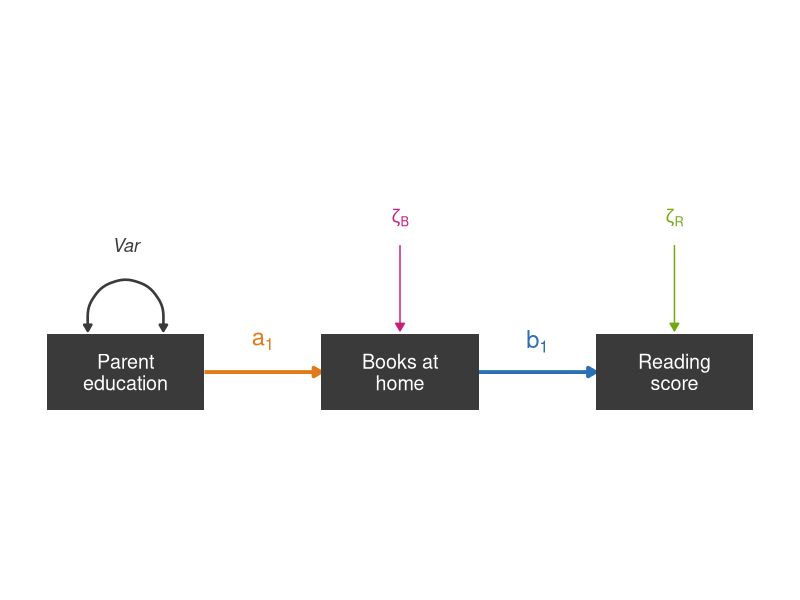
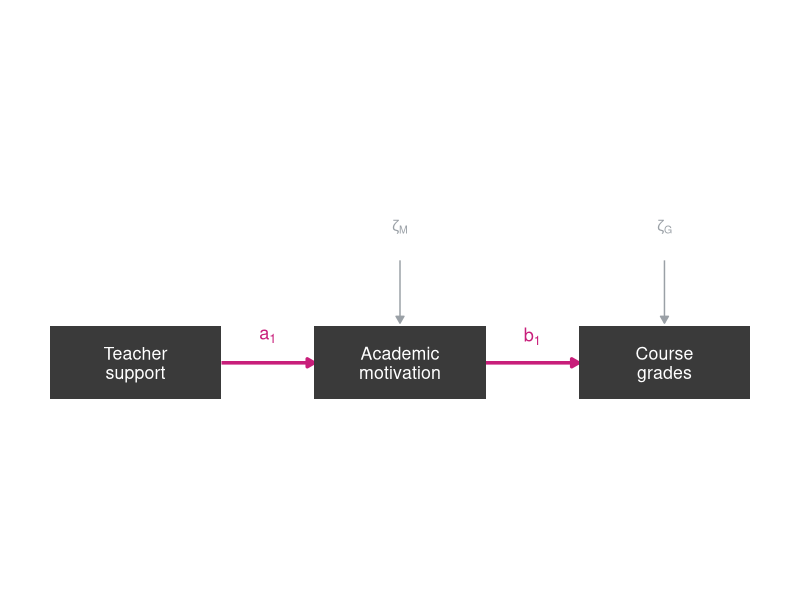
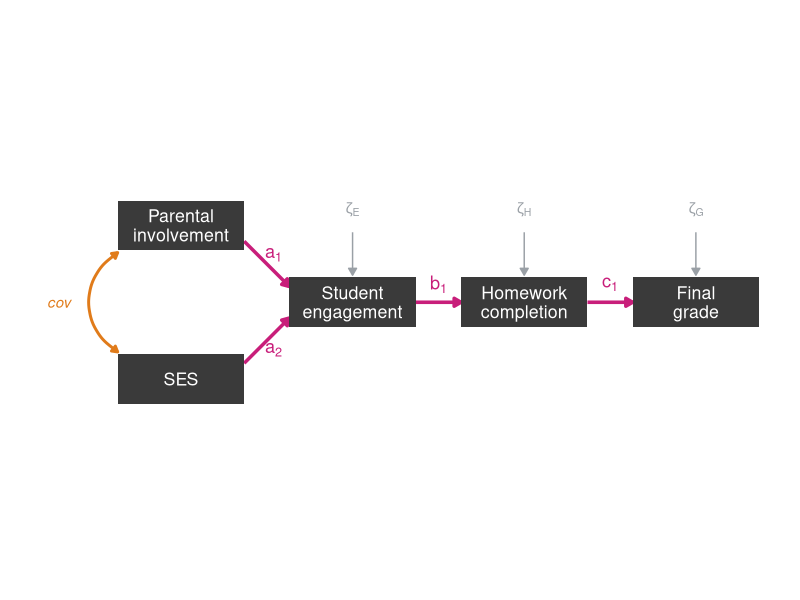
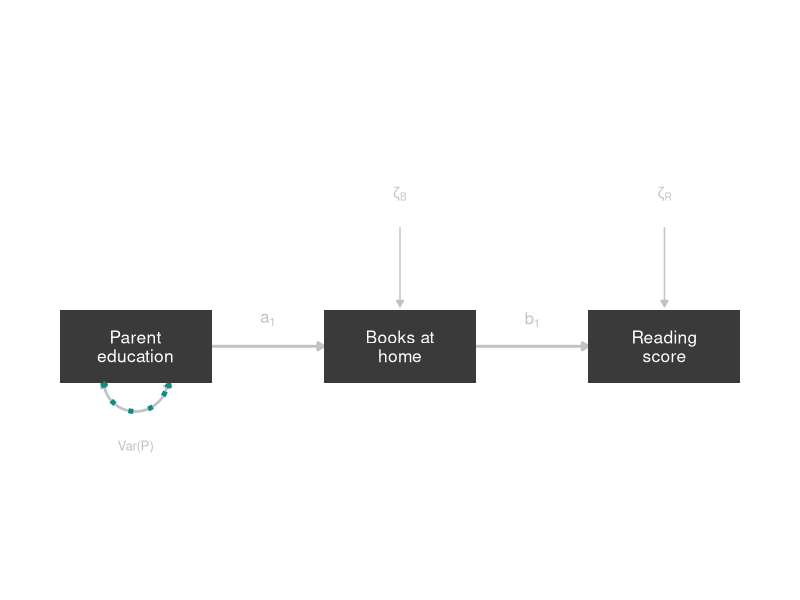
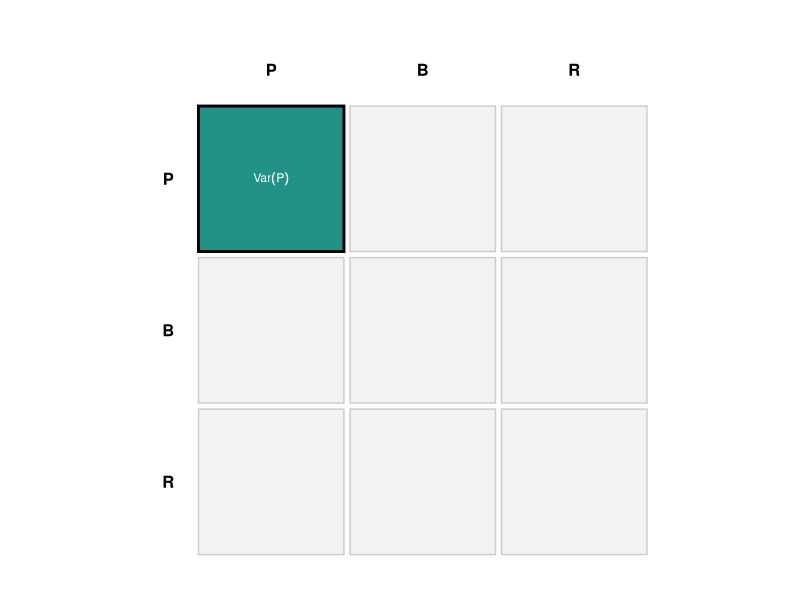
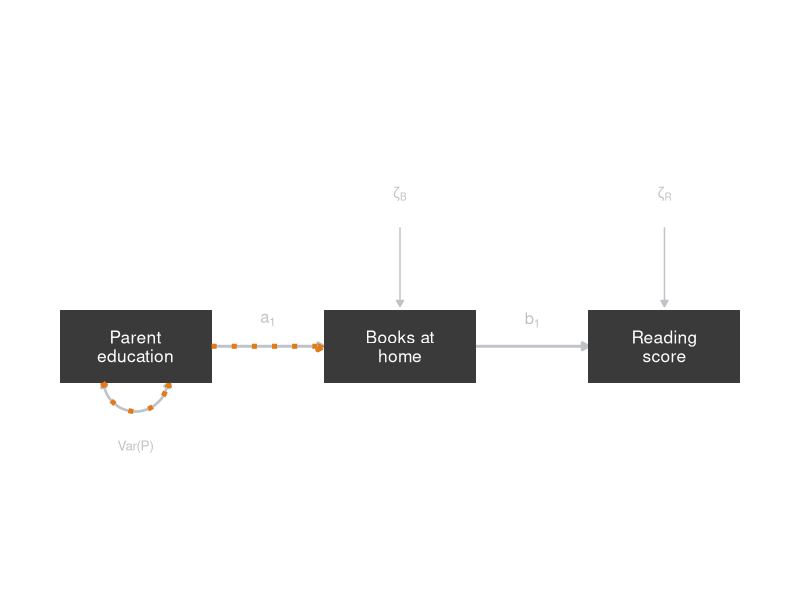
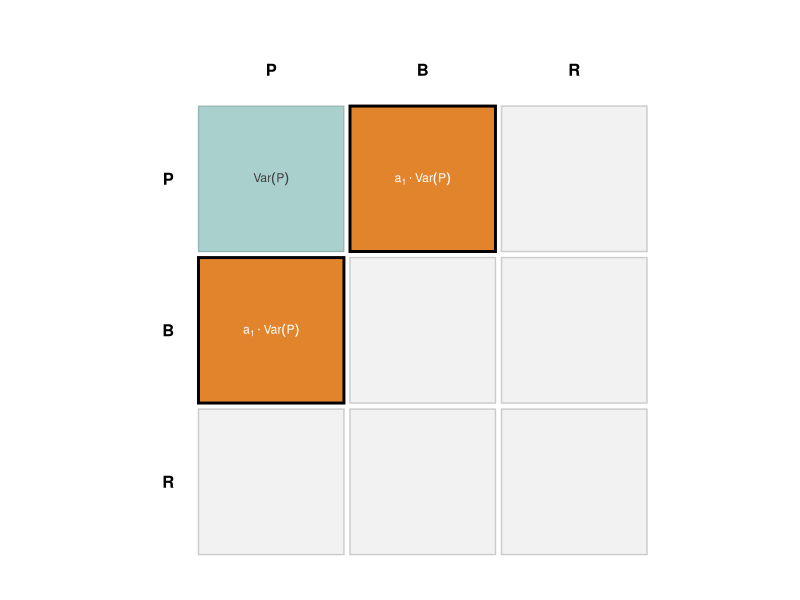
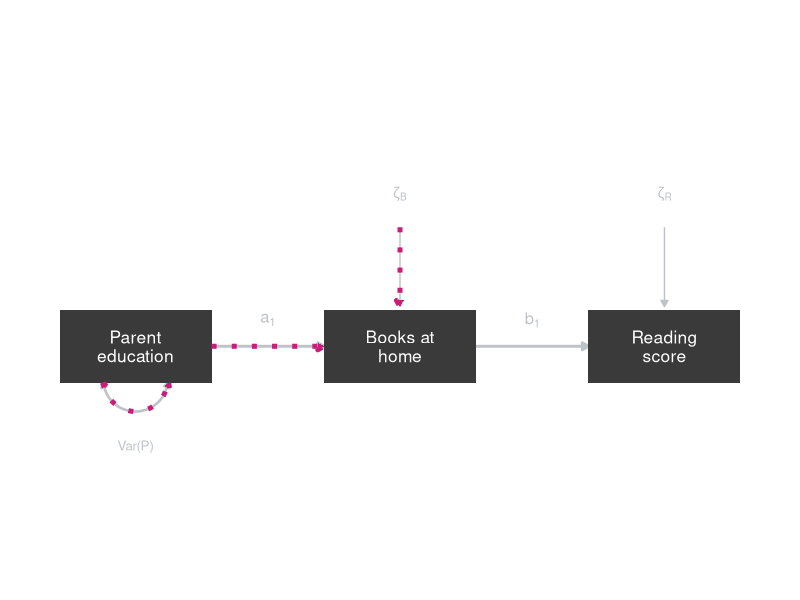

Recreate these plots in R, in order.
## ---- chunk 1
#| echo: false
#| fig-width: 6.5
#| fig-height: 4.8
library(ggplot2)

oNG <- "#E07B1A"; BLU <- "#2C6FB5"; MAG <- "#C81E7A"; LIM <- "#6FA80F"; dk <- "#3A3A3A"
ar <- grid::arrow(length = grid::unit(0.22, "cm"), type = "closed")
ar2 <- grid::arrow(length = grid::unit(0.18, "cm"), ends = "both", type = "closed")

circle <- function(x, y, r = 0.5) {
  t <- seq(0, 2 * pi, length.out = 60)
  data.frame(x = x + r * cos(t), y = y + r * sin(t))
}
box <- function(x, label) list(
  annotate("rect", xmin = x - 1.15, xmax = x + 1.15, ymin = -0.55, ymax = 0.55, fill = dk),
  annotate("text", x = x, y = 0, label = label, colour = "white", size = 5, lineheight = 0.9)
)

ggplot() +
  # path a1: ParentEd -> Books (orange)
  annotate("segment", x = 1.15, xend = 2.85, y = 0, yend = 0, colour = oNG, linewidth = 1.3, arrow = ar) +
  annotate("text", x = 2, y = 0.45, label = "a[1]", parse = TRUE, colour = oNG, size = 6, fontface = "italic") +
  # path b1: Books -> Reading (blue)
  annotate("segment", x = 5.15, xend = 6.85, y = 0, yend = 0, colour = BLU, linewidth = 1.3, arrow = ar) +
  annotate("text", x = 6, y = 0.45, label = "b[1]", parse = TRUE, colour = BLU, size = 6, fontface = "italic") +
  # variance of exogenous Parent education (self-loop)
  annotate("curve", x = -0.55, y = 0.6, xend = 0.55, yend = 0.6,
           colour = dk, linewidth = 0.9, curvature = -1.4, arrow = ar2) +
  annotate("text", x = 0, y = 1.85, label = "Var", colour = dk, size = 4.6, fontface = "italic") +
  # disturbance zeta_B on Books (magenta)
  annotate("segment", x = 4, xend = 4, y = 1.85, yend = 0.6, colour = MAG, arrow = ar) +
  annotate("text", x = 4, y = 2.25, label = "zeta[B]", parse = TRUE, colour = MAG, size = 4.6) +
  # disturbance zeta_R on Reading (lime)
  annotate("segment", x = 8, xend = 8, y = 1.85, yend = 0.6, colour = LIM, arrow = ar) +
  annotate("text", x = 8, y = 2.25, label = "zeta[R]", parse = TRUE, colour = LIM, size = 4.6) +
  # measured variables
  box(0, "Parent\neducation") + box(4, "Books at\nhome") + box(8, "Reading\nscore") +
  coord_equal(clip = "off") +
  expand_limits(x = c(-1.3, 9.3), y = c(-0.9, 3)) +
  theme_void()
## ---- chunk 2
#| include: false
library(ggplot2)

dk <- "#3A3A3A"; MAG <- "#C81E7A"; ORG <- "#E07B1A"; GRY <- "#9AA0A6"
AR  <- grid::arrow(length = grid::unit(0.20, "cm"), type = "closed")
AR2 <- grid::arrow(length = grid::unit(0.16, "cm"), ends = "both", type = "closed")

ecirc <- function(x, y, r = 0.45) {
  t <- seq(0, 2 * pi, length.out = 60)
  data.frame(x = x + r * cos(t), y = y + r * sin(t))
}
node <- function(x, y, label, w = 2.6, h = 1.1) list(
  annotate("rect", xmin = x - w/2, xmax = x + w/2, ymin = y - h/2, ymax = y + h/2, fill = dk),
  annotate("text", x = x, y = y, label = label, colour = "white", size = 4.5, lineheight = 0.9)
)
path <- function(x1, y1, x2, y2) annotate("segment", x = x1, y = y1, xend = x2, yend = y2,
                                          colour = MAG, linewidth = 1.2, arrow = AR)
plab <- function(x, y, label) annotate("text", x = x, y = y, label = label, parse = TRUE,
                                       colour = MAG, size = 4.6, fontface = "italic")
dist <- function(x, ycirc, ytarget, label) list(
  annotate("segment", x = x, y = ycirc - 0.45, xend = x, yend = ytarget, colour = GRY, arrow = AR),
  annotate("text", x = x, y = ycirc + 0.05, label = label, parse = TRUE, colour = GRY, size = 3.8)
)
canvas <- list(coord_equal(clip = "off"), theme_void())
## ---- chunk 3
#| echo: false
#| fig-width: 8
#| fig-height: 2.4
ggplot() +
  path(1.3, 0, 2.7, 0) +
  path(5.3, 0, 6.7, 0) +
  plab(2, 0.4, "a[1]") +
  plab(6, 0.4, "b[1]") +
  dist(4, 2.0, 0.6, "zeta[M]") +
  dist(8, 2.0, 0.6, "zeta[G]") +
  node(0, 0, "Teacher\nsupport") +
  node(4, 0, "Academic\nmotivation") +
  node(8, 0, "Course\ngrades") +
  canvas +
  expand_limits(x = c(-1.5, 9.5), y = c(-0.7, 2.6))
## ---- chunk 4
#| echo: false
#| fig-width: 9.5
#| fig-height: 3.0
ggplot() +
  annotate("curve", x = -1.4, y = 1.1, xend = -1.4, yend = -1.1,
           colour = ORG, linewidth = 1, curvature = 0.6, arrow = AR2) +
  annotate("text", x = -2.7, y = 0, label = "cov", colour = ORG, size = 3.8, fontface = "italic") +
  path(1.4, 1.35, 2.4, 0.35) +
  path(1.4, -1.35, 2.4, -0.35) +
  path(5.2, 0, 6.2, 0) +
  path(9.0, 0, 10.0, 0) +
  plab(2.05, 1.05, "a[1]") +
  plab(2.05, -1.05, "a[2]") +
  plab(5.7, 0.4, "b[1]") +
  plab(9.5, 0.4, "c[1]") +
  dist(3.8, 2.0, 0.6, "zeta[E]") +
  dist(7.6, 2.0, 0.6, "zeta[H]") +
  dist(11.4, 2.0, 0.6, "zeta[G]") +
  node(0, 1.7, "Parental\ninvolvement", w = 2.8) +
  node(0, -1.7, "SES", w = 2.8) +
  node(3.8, 0, "Student\nengagement", w = 2.8) +
  node(7.6, 0, "Homework\ncompletion", w = 2.8) +
  node(11.4, 0, "Final\ngrade", w = 2.8) +
  canvas +
  expand_limits(x = c(-3.2, 12.9), y = c(-2.5, 2.6))
## ---- chunk 5
#| include: false
library(ggplot2)

## one colour per matrix cell
c_pp <- "#128A7D"; c_pb <- "#E07B1A"; c_bb <- "#C81E7A"
c_pr <- "#2C6FB5"; c_br <- "#7A3FA0"; c_rr <- "#6FA80F"
BASE <- "#BFC3C7"; DK <- "#3A3A3A"

AR <- grid::arrow(length = grid::unit(0.18, "cm"), type = "closed")
AR2 <- grid::arrow(length = grid::unit(0.14, "cm"), ends = "both", type = "closed")

# Var(ParentEd) self-loop, below the ParentEd box
p_varloop <- function(col, lty, lwd) annotate("curve", x = -0.5, y = -0.55, xend = 0.5, yend = -0.55,
                                              curvature = 0.9, colour = col, linewidth = lwd,
                                              linetype = lty, arrow = AR2)

ecirc <- function(x, y, r = 0.5) {
  t <- seq(0, 2 * pi, length.out = 60)
  data.frame(x = x + r * cos(t), y = y + r * sin(t))
}
nodebox <- function(x, label) list(
  annotate("rect", xmin = x - 1.15, xmax = x + 1.15, ymin = -0.55, ymax = 0.55, fill = DK),
  annotate("text", x = x, y = 0, label = label, colour = "white", size = 4.4, lineheight = 0.9)
)
base_model <- function() list(
  annotate("segment", x = 1.15, xend = 2.85, y = 0, yend = 0, colour = BASE, linewidth = 1, arrow = AR),
  annotate("segment", x = 5.15, xend = 6.85, y = 0, yend = 0, colour = BASE, linewidth = 1, arrow = AR),
  annotate("text", x = 2, y = 0.4, label = "a[1]", parse = TRUE, colour = BASE, size = 4.2),
  annotate("text", x = 6, y = 0.4, label = "b[1]", parse = TRUE, colour = BASE, size = 4.2),
  annotate("segment", x = 4, xend = 4, y = 1.8, yend = 0.6, colour = BASE, arrow = AR),
  annotate("segment", x = 8, xend = 8, y = 1.8, yend = 0.6, colour = BASE, arrow = AR),
  annotate("text", x = 4, y = 2.3, label = "zeta[B]", parse = TRUE, colour = BASE, size = 3.6),
  annotate("text", x = 8, y = 2.3, label = "zeta[R]", parse = TRUE, colour = BASE, size = 3.6),
  p_varloop(BASE, "solid", 0.9),
  annotate("text", x = 0, y = -1.5, label = "Var(P)", colour = BASE, size = 3.4),
  nodebox(0, "Parent\neducation"), nodebox(4, "Books at\nhome"), nodebox(8, "Reading\nscore")
)
trace_edge <- function(e, col) annotate("segment", x = e[1], y = e[2], xend = e[3], yend = e[4],
                                        colour = col, linewidth = 1.7, linetype = "dotted", arrow = AR)
NODEPOS <- list(P = c(0, 0), B = c(4, 0), R = c(8, 0), zB = c(4, 2.3), zR = c(8, 2.3))
node_hi <- function(key, col) {
  if (key == "P") return(p_varloop(col, "dotted", 1.7))
  p <- NODEPOS[[key]]
  if (key %in% c("B", "R")) {
    annotate("rect", xmin = p[1] - 1.28, xmax = p[1] + 1.28, ymin = -0.68, ymax = 0.68,
             fill = NA, colour = col, linewidth = 1.3, linetype = "dotted")
  } else {
    # disturbance node: its arrow is already highlighted via trace_edge, no ring (no circles on disturbances)
    NULL
  }
}

STEPS <- list(
  list(cells = list(c(1,1)), expr = "Var(P)", col = c_pp, edges = list(), hi = c("P")),
  list(cells = list(c(1,2), c(2,1)), expr = "a[1] %.% Var(P)", col = c_pb,
       edges = list(c(1.15,0,2.85,0)), hi = c("P")),
  list(cells = list(c(2,2)), expr = "atop(a[1]^2 %.% Var(P), +~Var(zeta[B]))", col = c_bb,
       edges = list(c(1.15,0,2.85,0), c(4,1.8,4,0.6)), hi = c("P","zB")),
  list(cells = list(c(1,3), c(3,1)), expr = "a[1] %.% b[1] %.% Var(P)", col = c_pr,
       edges = list(c(1.15,0,2.85,0), c(5.15,0,6.85,0)), hi = c("P")),
  list(cells = list(c(2,3), c(3,2)), expr = "b[1] %.% Var(B)", col = c_br,
       edges = list(c(5.15,0,6.85,0)), hi = c("B")),
  list(cells = list(c(3,3)), expr = "atop(b[1]^2 %.% Var(B), +~Var(zeta[R]))", col = c_rr,
       edges = list(c(5.15,0,6.85,0), c(8,1.8,8,0.6)), hi = c("B","zR"))
)

diagram <- function(i) {
  st <- STEPS[[i]]
  g <- ggplot() + base_model()
  for (e in st$edges) g <- g + trace_edge(e, st$col)
  for (h in st$hi) g <- g + node_hi(h, st$col)
  g + coord_equal(clip = "off") + theme_void() +
    expand_limits(x = c(-1.5, 9.5), y = c(-1.7, 3.1))
}

covmat <- function(i) {
  labs <- c("P", "B", "R")
  g <- ggplot()
  for (r in 1:3) for (cc in 1:3) {
    g <- g + annotate("rect", xmin = cc - 0.48, xmax = cc + 0.48,
                      ymin = (4 - r) - 0.48, ymax = (4 - r) + 0.48,
                      fill = "grey95", colour = "grey80")
  }
  for (s in seq_len(i)) {
    st <- STEPS[[s]]; emph <- (s == i)
    for (cell in st$cells) {
      rr <- cell[1]; ccx <- cell[2]
      g <- g +
        annotate("rect", xmin = ccx - 0.48, xmax = ccx + 0.48,
                 ymin = (4 - rr) - 0.48, ymax = (4 - rr) + 0.48,
                 fill = st$col, alpha = if (emph) 0.92 else 0.32,
                 colour = if (emph) "black" else NA, linewidth = if (emph) 1 else 0) +
        annotate("text", x = ccx, y = (4 - rr), label = st$expr, parse = TRUE,
                 colour = if (emph) "white" else "grey25", size = 3.1, lineheight = 0.9)
    }
  }
  for (k in 1:3) {
    g <- g + annotate("text", x = k, y = 3.72, label = labs[k], fontface = "bold", size = 4.2) +
      annotate("text", x = 0.32, y = 4 - k, label = labs[k], fontface = "bold", size = 4.2)
  }
  g + coord_equal(clip = "off") + theme_void() +
    expand_limits(x = c(0.1, 3.6), y = c(0.4, 4.0))
}
## ---- chunk 6
#| echo: false
#| fig-width: 6
#| fig-height: 3.4
diagram(1)
## ---- chunk 7
#| echo: false
#| fig-width: 4.4
#| fig-height: 4.4
covmat(1)
## ---- chunk 8
#| echo: false
#| fig-width: 6
#| fig-height: 3.4
diagram(2)
## ---- chunk 9
#| echo: false
#| fig-width: 4.4
#| fig-height: 4.4
covmat(2)
## ---- chunk 10
#| echo: false
#| fig-width: 6
#| fig-height: 3.4
diagram(3)
## ---- chunk 11
#| echo: false
#| fig-width: 4.4
#| fig-height: 4.4
covmat(3)
## ---- chunk 12
#| echo: false
#| fig-width: 6
#| fig-height: 3.4
diagram(4)
## ---- chunk 13
#| echo: false
#| fig-width: 4.4
#| fig-height: 4.4
covmat(4)
## ---- chunk 14
#| echo: false
#| fig-width: 6
#| fig-height: 3.4
diagram(5)
## ---- chunk 15
#| echo: false
#| fig-width: 4.4
#| fig-height: 4.4
covmat(5)
## ---- chunk 16
#| echo: false
#| fig-width: 6
#| fig-height: 3.4
diagram(6)
## ---- chunk 17
#| echo: false
#| fig-width: 4.4
#| fig-height: 4.4
covmat(6)
## ---- chunk 18
#| include: false
## Practice model: Support -> Motivation -> Grades (reuses helpers from the Books trace chunk)
base_model2 <- function(col = BASE) list(
  annotate("segment", x = 1.15, xend = 2.85, y = 0, yend = 0, colour = col, linewidth = 1, arrow = AR),
  annotate("segment", x = 5.15, xend = 6.85, y = 0, yend = 0, colour = col, linewidth = 1, arrow = AR),
  annotate("text", x = 2, y = 0.4, label = "a[1]", parse = TRUE, colour = col, size = 4.2),
  annotate("text", x = 6, y = 0.4, label = "b[1]", parse = TRUE, colour = col, size = 4.2),
  annotate("segment", x = 4, xend = 4, y = 1.8, yend = 0.6, colour = col, arrow = AR),
  annotate("segment", x = 8, xend = 8, y = 1.8, yend = 0.6, colour = col, arrow = AR),
  annotate("text", x = 4, y = 2.3, label = "zeta[M]", parse = TRUE, colour = col, size = 3.6),
  annotate("text", x = 8, y = 2.3, label = "zeta[G]", parse = TRUE, colour = col, size = 3.6),
  p_varloop(col, "solid", 0.9),
  annotate("text", x = 0, y = -1.5, label = "Var(S)", colour = col, size = 3.4),
  nodebox(0, "Teacher\nsupport"), nodebox(4, "Academic\nmotivation"), nodebox(8, "Course\ngrades")
)

STEPS2 <- list(
  list(cells = list(c(1,1)), expr = "Var(S)", col = c_pp, edges = list(), hi = c("P")),
  list(cells = list(c(1,2), c(2,1)), expr = "a[1] %.% Var(S)", col = c_pb,
       edges = list(c(1.15,0,2.85,0)), hi = c("P")),
  list(cells = list(c(2,2)), expr = "atop(a[1]^2 %.% Var(S), +~Var(zeta[M]))", col = c_bb,
       edges = list(c(1.15,0,2.85,0), c(4,1.8,4,0.6)), hi = c("P","zB")),
  list(cells = list(c(1,3), c(3,1)), expr = "a[1] %.% b[1] %.% Var(S)", col = c_pr,
       edges = list(c(1.15,0,2.85,0), c(5.15,0,6.85,0)), hi = c("P")),
  list(cells = list(c(2,3), c(3,2)), expr = "b[1] %.% Var(M)", col = c_br,
       edges = list(c(5.15,0,6.85,0)), hi = c("B")),
  list(cells = list(c(3,3)), expr = "atop(b[1]^2 %.% Var(M), +~Var(zeta[G]))", col = c_rr,
       edges = list(c(5.15,0,6.85,0), c(8,1.8,8,0.6)), hi = c("B","zR"))
)

diagram2 <- function(i) {
  g <- ggplot() + base_model2(if (i == 0) DK else BASE)
  if (i >= 1) {
    st <- STEPS2[[i]]
    for (e in st$edges) g <- g + trace_edge(e, st$col)
    for (h in st$hi) g <- g + node_hi(h, st$col)
  }
  g + coord_equal(clip = "off") + theme_void() +
    expand_limits(x = c(-1.5, 9.5), y = c(-1.7, 3.1))
}

covmat2 <- function(i) {
  labs <- c("S", "M", "G")
  g <- ggplot()
  for (r in 1:3) for (cc in 1:3) {
    g <- g + annotate("rect", xmin = cc - 0.48, xmax = cc + 0.48,
                      ymin = (4 - r) - 0.48, ymax = (4 - r) + 0.48,
                      fill = "grey95", colour = "grey80")
  }
  for (s in seq_len(i)) {
    st <- STEPS2[[s]]; emph <- (s == i)
    for (cell in st$cells) {
      rr <- cell[1]; ccx <- cell[2]
      g <- g +
        annotate("rect", xmin = ccx - 0.48, xmax = ccx + 0.48,
                 ymin = (4 - rr) - 0.48, ymax = (4 - rr) + 0.48,
                 fill = st$col, alpha = if (emph) 0.92 else 0.32,
                 colour = if (emph) "black" else NA, linewidth = if (emph) 1 else 0) +
        annotate("text", x = ccx, y = (4 - rr), label = st$expr, parse = TRUE,
                 colour = if (emph) "white" else "grey25", size = 3.1, lineheight = 0.9)
    }
  }
  for (k in 1:3) {
    g <- g + annotate("text", x = k, y = 3.72, label = labs[k], fontface = "bold", size = 4.2) +
      annotate("text", x = 0.32, y = 4 - k, label = labs[k], fontface = "bold", size = 4.2)
  }
  g + coord_equal(clip = "off") + theme_void() +
    expand_limits(x = c(0.1, 3.6), y = c(0.4, 4.0))
}
## ---- chunk 19
#| echo: false
#| fig-width: 6
#| fig-height: 3.4
diagram2(0)
## ---- chunk 20
#| echo: false
#| fig-width: 4.4
#| fig-height: 4.4
covmat2(0)
## ---- chunk 21
#| echo: false
#| fig-width: 6
#| fig-height: 3.4
diagram2(1)
## ---- chunk 22
#| echo: false
#| fig-width: 4.4
#| fig-height: 4.4
covmat2(1)
## ---- chunk 23
#| echo: false
#| fig-width: 6
#| fig-height: 3.4
diagram2(2)
## ---- chunk 24
#| echo: false
#| fig-width: 4.4
#| fig-height: 4.4
covmat2(2)
## ---- chunk 25
#| echo: false
#| fig-width: 6
#| fig-height: 3.4
diagram2(3)
## ---- chunk 26
#| echo: false
#| fig-width: 4.4
#| fig-height: 4.4
covmat2(3)
## ---- chunk 27
#| echo: false
#| fig-width: 6
#| fig-height: 3.4
diagram2(4)
## ---- chunk 28
#| echo: false
#| fig-width: 4.4
#| fig-height: 4.4
covmat2(4)
## ---- chunk 29
#| echo: false
#| fig-width: 6
#| fig-height: 3.4
diagram2(5)
## ---- chunk 30
#| echo: false
#| fig-width: 4.4
#| fig-height: 4.4
covmat2(5)
## ---- chunk 31
#| echo: false
#| fig-width: 6
#| fig-height: 3.4
diagram2(6)
## ---- chunk 32
#| echo: false
#| fig-width: 4.4
#| fig-height: 4.4
covmat2(6)
